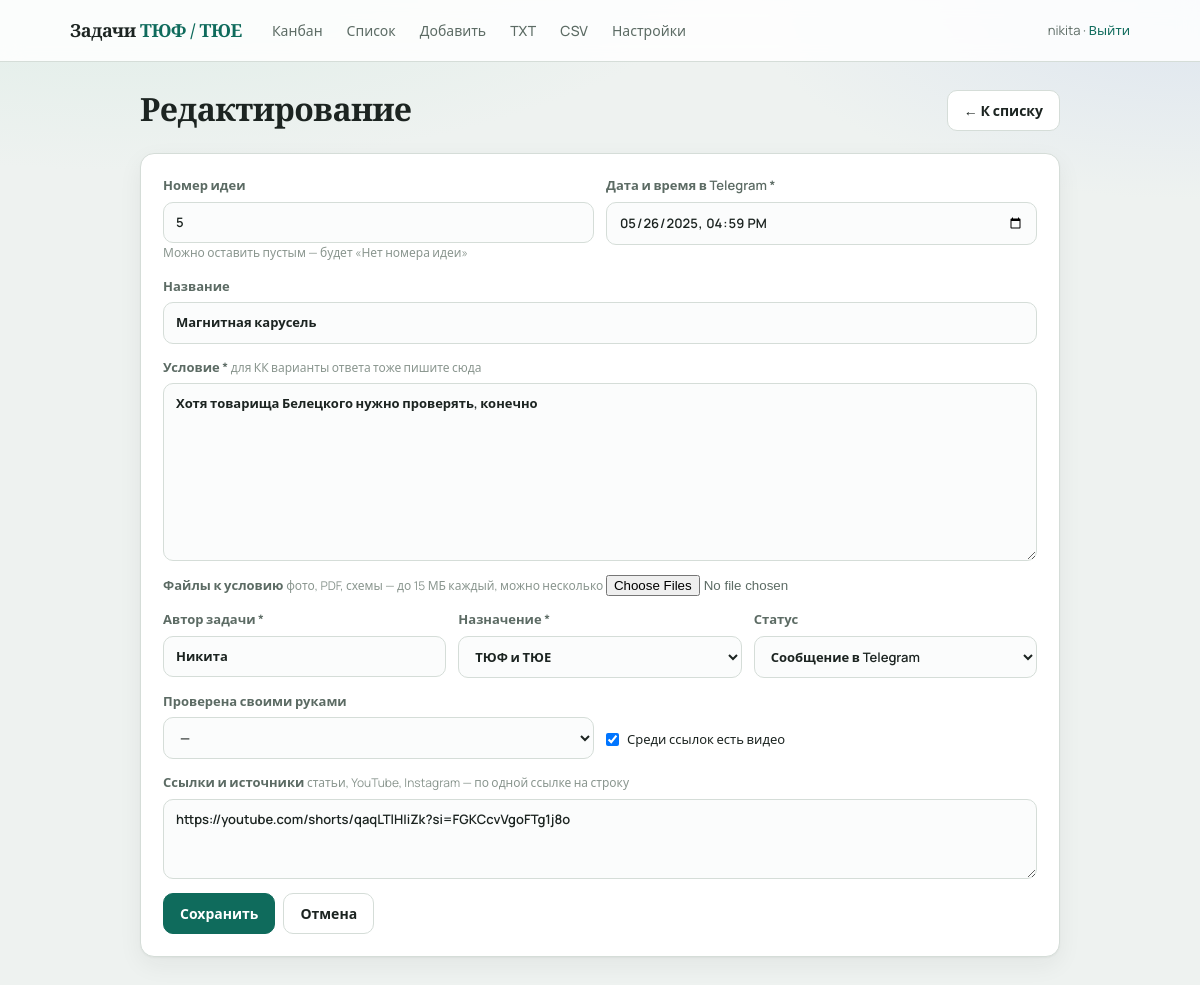
/tasks/5/edit (signed in), run on the app's committed database.
### app/models.py (models this page shows)
class Task(Base):
    __tablename__ = "tasks"
    id = Column(Integer, primary_key=True, autoincrement=True)
    idea_number = Column(Integer, unique=True, nullable=True, index=True)
    title = Column(String(500), nullable=True)
    condition = Column(Text, nullable=True)
    formulirovka = Column(Text, nullable=True)
    itogovaya_formulirovka = Column(Text, nullable=True)
    author = Column(String(100), nullable=True)
    naznachenie = Column(String(50), nullable=True)
    status = Column(String(50), default="tg", index=True)
    proverena = Column(String(20), nullable=True)
    has_video = Column(Boolean, default=False)
    video_url = Column(String(1000), nullable=True)
    tags = Column(String(500), nullable=True)
    sources = Column(Text, nullable=True)
    telegram_url = Column(String(1000), nullable=True)
    telegram_datetime = Column(DateTime, nullable=False)
    answer_options = Column(Text, nullable=True)
    turnir = Column(String(20), nullable=True)
    turnir_year = Column(Integer, nullable=True)
    task_number = Column(Integer, nullable=True)
    etap_kk = Column(String(20), nullable=True)
    created_at = Column(DateTime, default=datetime.utcnow)
    updated_at = Column(DateTime, default=datetime.utcnow, onupdate=datetime.utcnow)
    comments = relationship(
        "Comment", back_populates="task", cascade="all, delete-orphan", order_by="Comment.created_at"
    )
    history = relationship(
        "TaskHistory",
        back_populates="task",
        cascade="all, delete-orphan",
        order_by="TaskHistory.created_at.desc()",
    )
    attachments = relationship(
        "Attachment",
        back_populates="task",
        cascade="all, delete-orphan",
        order_by="Attachment.created_at",
    )

### app/routes.py (the view)
@router.get("/tasks/{task_id}/edit", response_class=HTMLResponse)
def edit_task_page(
    request: Request,
    task_id: int,
    db: Session = Depends(get_db),
    pending_status: str = Query(None),
    from_status: str = Query(None),
):
    user = login_required(request)
    if not user:
        return RedirectResponse("/login", status_code=303)
    task = db.query(Task).options(joinedload(Task.attachments)).filter(Task.id == task_id).first()
    if not task:
        raise HTTPException(status_code=404, detail="Задача не найдена")
    target = pending_status or from_status
    if target and target not in STATUS_LABELS:
        target = None
    if target and BOARD_STATUSES.get(task.naznachenie or ""):
        if target not in {s.value for s in BOARD_STATUSES[task.naznachenie]}:
            target = None
    hint = None
    if target == Status.FORMULIROVKA.value:
        hint = "Заполните «Формулировку перед отправлением» и нажмите «Сохранить». «Отмена» — статус не изменится."
    elif target == Status.IGRAETSYA.value:
        hint = "Заполните «Итоговую формулировку» и данные турнира, затем «Сохранить». «Отмена» — статус не изменится."
    cancel_url = f"/kanban/{task.naznachenie}" if task.naznachenie else f"/tasks/{task.id}"
    task_files = [a for a in task.attachments if a.comment_id is None]
    return templates.TemplateResponse(
        request,
        "form.html",
        _form_context(
            db,
            user=user,
            task=task,
            parsed=None,
            pending_status=target,
            status_labels=_available_statuses(task.naznachenie),
            status_hint=hint,
            cancel_url=cancel_url,
            task_files=task_files,
        ),
    )

### app/templates/form.html (shortened to what this page needs)
{% extends "base.html" %}
{% block content %}
{% set f = form or {} %}
{% set p = parsed or {} %}
<div class="page-header">
  <h1>{% if task %}Редактирование{% else %}Новая задача{% endif %}</h1>
  <a href="/" class="btn secondary">← К списку</a>
</div>
<section class="card">
  <form method="post" action="{% if task %}/tasks/{{ task.id }}{% else %}/tasks{% endif %}" enctype="multipart/form-data">
    <div class="grid-2">
      <label>Номер идеи
        <input type="number" name="idea_number"
          value="{% if f.idea_number is defined %}{{ f.idea_number }}{% elif task and task.idea_number is not none %}{{ task.idea_number }}{% elif p.idea_number %}{{ p.idea_number }}{% endif %}">
        <span class="hint">Можно оставить пустым — будет «Нет номера идеи»</span>
      </label>
      <label>Дата и время в Telegram *
        <input type="datetime-local" name="telegram_datetime" required
          value="{% if f.telegram_datetime %}{{ f.telegram_datetime }}{% elif task %}{{ task.telegram_datetime.strftime('%Y-%m-%dT%H:%M') }}{% elif default_telegram_datetime %}{{ default_telegram_datetime }}{% endif %}">
      </label>
    </div>
    <label>Название
      <input type="text" name="title"
        value="{% if f.title is defined %}{{ f.title }}{% elif task %}{{ task.title or '' }}{% else %}{{ p.title or '' }}{% endif %}">
    </label>
    <label>Условие *
      <span class="hint">для КК варианты ответа тоже пишите сюда</span>
      <textarea name="condition" rows="8" required>{% if f.condition is defined %}{{ f.condition }}{% elif task %}{{ task.condition or '' }}{% else %}{{ p.condition or '' }}{% endif %}</textarea>
    </label>
    <label>Файлы к условию
      <span class="hint">фото, PDF, схемы — до 15 МБ каждый, можно несколько</span>
      <input type="file" name="task_files" multiple>
    </label>
    <div class="grid-3">
      <label>Автор задачи *
        <input type="text" name="author" list="authors-list" required
          value="{% if f.author is defined %}{{ f.author }}{% elif task %}{{ task.author or '' }}{% endif %}"
          placeholder="Кто предложил">
      </label>
      <label>Назначение *
        {% set nazn_val = f.naznachenie if f.naznachenie is defined else (task.naznachenie if task else p.naznachenie) %}
        <select name="naznachenie" id="naznachenie" required>
          {% for val, label in naznachenie_labels.items() %}
          <option value="{{ val }}" {% if nazn_val == val %}selected{% endif %}>{{ label }}</option>
          {% endfor %}
        </select>
      </label>
      <label>Статус
        {% set status_val = f.status if f.status is defined else (pending_status if pending_status else (task.status if task else 'tg')) %}
        <select name="status" id="status">
          {% for val, label in status_labels.items() %}
          <option value="{{ val }}" {% if status_val == val %}selected{% endif %}>{{ label }}</option>
          {% endfor %}
        </select>
      </label>
    </div>
    <div class="grid-2">
      <label>Проверена своими руками
        {% set prov_val = f.proverena if f.proverena is defined else (task.proverena if task else '') %}
        <select name="proverena">
          <option value="">—</option>
        </select>
      </label>
      {% set video_checked = f.has_video if f.has_video is defined else (task.has_video if task else p.has_video) %}
      <label class="checkbox-label">
        <input type="checkbox" name="has_video" value="true" {% if video_checked %}checked{% endif %}>
        Среди ссылок есть видео
      </label>
    </div>
    <label>Ссылки и источники
      <span class="hint">статьи, YouTube, Instagram — по одной ссылке на строку</span>
      <textarea name="sources" rows="3" placeholder="https://...">{% if f.sources is defined %}{{ f.sources }}{% elif task %}{{ task.sources or '' }}{% else %}{{ p.sources or '' }}{% endif %}</textarea>
    </label>
    {% set show_formulirovka = status_val == 'formulirovka' or status_val == 'metodkom' or status_val == 'igraetsya' %}
    {% set show_igraetsya = status_val == 'igraetsya' %}
        {% set turnir_val = f.turnir if f.turnir is defined else (task.turnir if task else '') %}
        {% set etap_val = f.etap_kk if f.etap_kk is defined else (task.etap_kk if task else '') %}
    <div class="actions">
      <button type="submit" class="btn primary">Сохранить</button>
      {% if task %}
      <a href="{{ cancel_url or ('/tasks/' ~ task.id) }}" class="btn secondary">Отмена</a>
      {% endif %}
    </div>
  </form>
</section>
{% endblock %}

### app/static/style.css (style rules this page uses)
:root { --bg: #eef2f0; --bg-accent: #e4ebe7; --surface: #ffffff; --ink: #1c2421; --muted: #5c6b64; --line: #d5ddd8; --brand: #0f6b5c; --brand-soft: #d8efe9; --brand-hover: #0b5347; --danger: #9b2c2c; --danger-bg: #fdf2f2; --shadow: 0 1px 2px rgba(28, 36, 33, 0.04), 0 8px 24px rgba(28, 36, 33, 0.06); --radius: 14px; --font: "Manrope", system-ui, sans-serif; --serif: "Source Serif 4", Georgia, serif; }
* { box-sizing: border-box; }
body { margin: 0; font-family: var(--font); background: radial-gradient(1200px 500px at 10% -10%, #d9ebe4 0%, transparent 55%), radial-gradient(900px 400px at 100% 0%, #dde5ef 0%, transparent 50%), var(--bg); color: var(--ink); line-height: 1.5; min-height: 100vh; }
a { color: var(--brand); text-decoration: none; }
.page-header { display: flex; justify-content: space-between; align-items: flex-start; gap: 16px; margin-bottom: 22px; }
.page-header h1 { margin: 0; font-family: var(--serif); font-size: 32px; font-weight: 600; letter-spacing: -0.02em; line-height: 1.2; }
.btn { display: inline-block; padding: 9px 16px; border-radius: 10px; border: 1px solid var(--line); background: var(--surface); color: var(--ink); cursor: pointer; font-size: 14px; font-family: inherit; font-weight: 600; transition: background .15s, border-color .15s, transform .1s; }
.btn.primary { background: var(--brand); color: #fff; border-color: var(--brand); }
.btn.secondary { background: var(--surface); }
.card { background: var(--surface); border: 1px solid var(--line); border-radius: var(--radius); padding: 22px; margin-bottom: 16px; box-shadow: var(--shadow); }
label { display: block; margin-bottom: 14px; font-size: 13px; font-weight: 600; color: var(--muted); }
input[type="text"], input[type="url"], input[type="number"], input[type="datetime-local"], input[type="password"], select, textarea { display: block; width: 100%; margin-top: 6px; padding: 10px 12px; border: 1px solid var(--line); border-radius: 10px; font: inherit; color: var(--ink); background: #fbfcfc; transition: border-color .15s, box-shadow .15s; }
textarea { resize: vertical; }
.grid-2 { display: grid; grid-template-columns: 1fr 1fr; gap: 12px; }
.grid-3 { display: grid; grid-template-columns: repeat(3, 1fr); gap: 12px; }
.hint { font-weight: 400; color: #8a968f; font-size: 12px; }
.actions { display: flex; gap: 8px; margin-top: 12px; }
.checkbox-label { display: flex; align-items: center; gap: 8px; padding-top: 28px; color: var(--ink); font-weight: 500; }
.checkbox-label input { width: auto; margin: 0; }

### data on the page
Task: idea_number "5", telegram_datetime "05/26/2025 16:59", title "Магнитная карусель", condition "Хотя товарища Белецкого нужно проверять, конечно", author "Никита", naznachenie "ТЮФ и ТЮЕ", status "Сообщение в Telegram", sources "https://youtube.com/shorts/qaqLTlHIiZk?si=FGKCcvVgoFTg1j8o"

### other printed values
{{ user }} "nikita"
